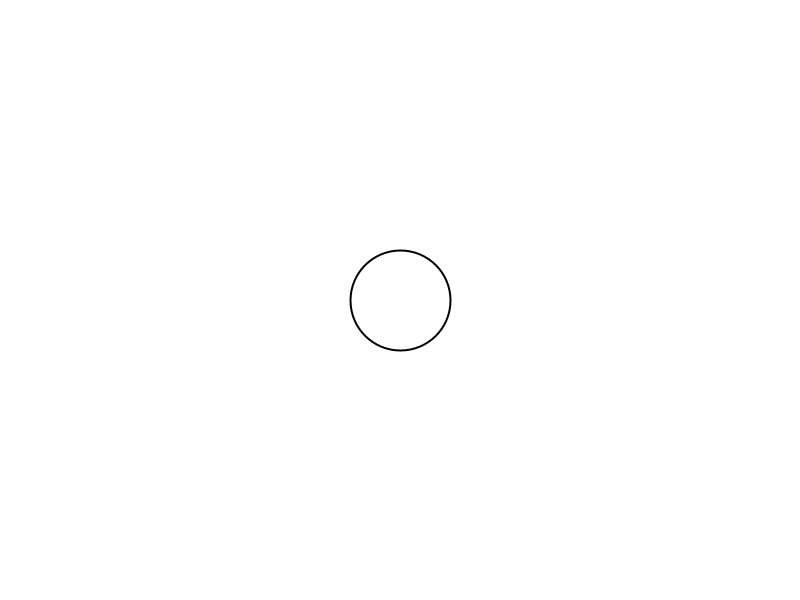
Frame 1 (no input)
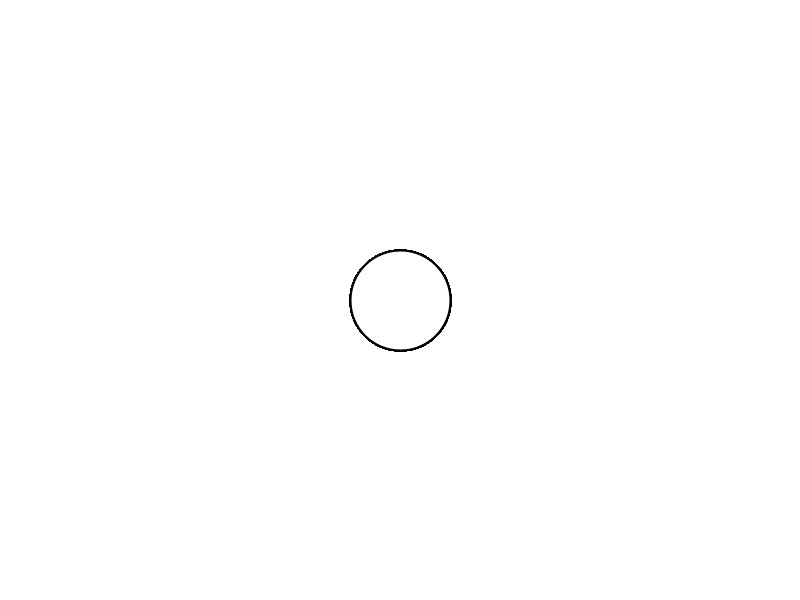
Frame 60 (the mouse pressed at the canvas centre just before this capture)
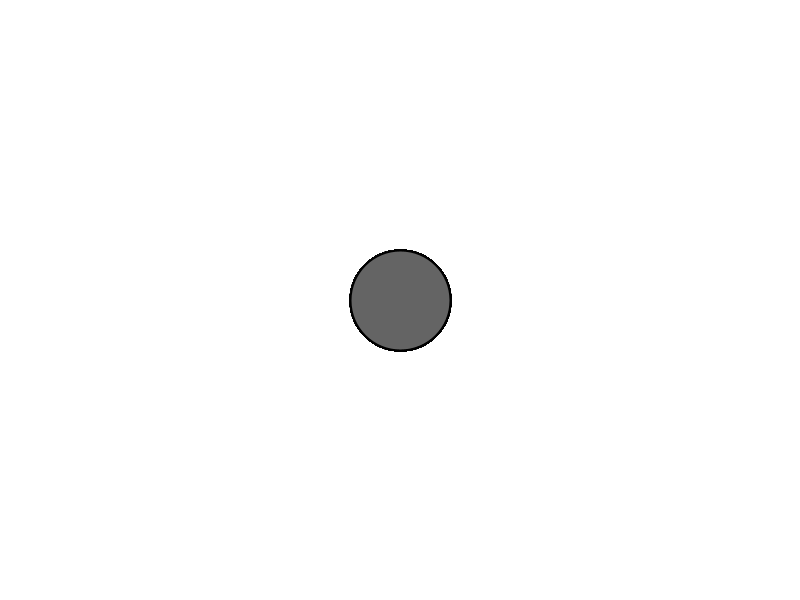
Frame 120 (the mouse held since frame 60 and released just before this capture)

The Processing sketch that drew these frames (run headless with seeded random() and noise(); from frame 60 on, the mouse is pressed at the canvas centre):

// Processing sketch: challange01_1
// ── challange01_1.pde
float r = 50;
void setup(){
  size(800,600);
  background(255);
}
//challenge 1
void draw(){
   strokeWeight(2);
   stroke(0);
   if (mouseX > (width/2-r) && mouseY> (height/2-r)){
   fill(100);
 }
   ellipse(width/2, height/2, 2*r, 2*r);
}
